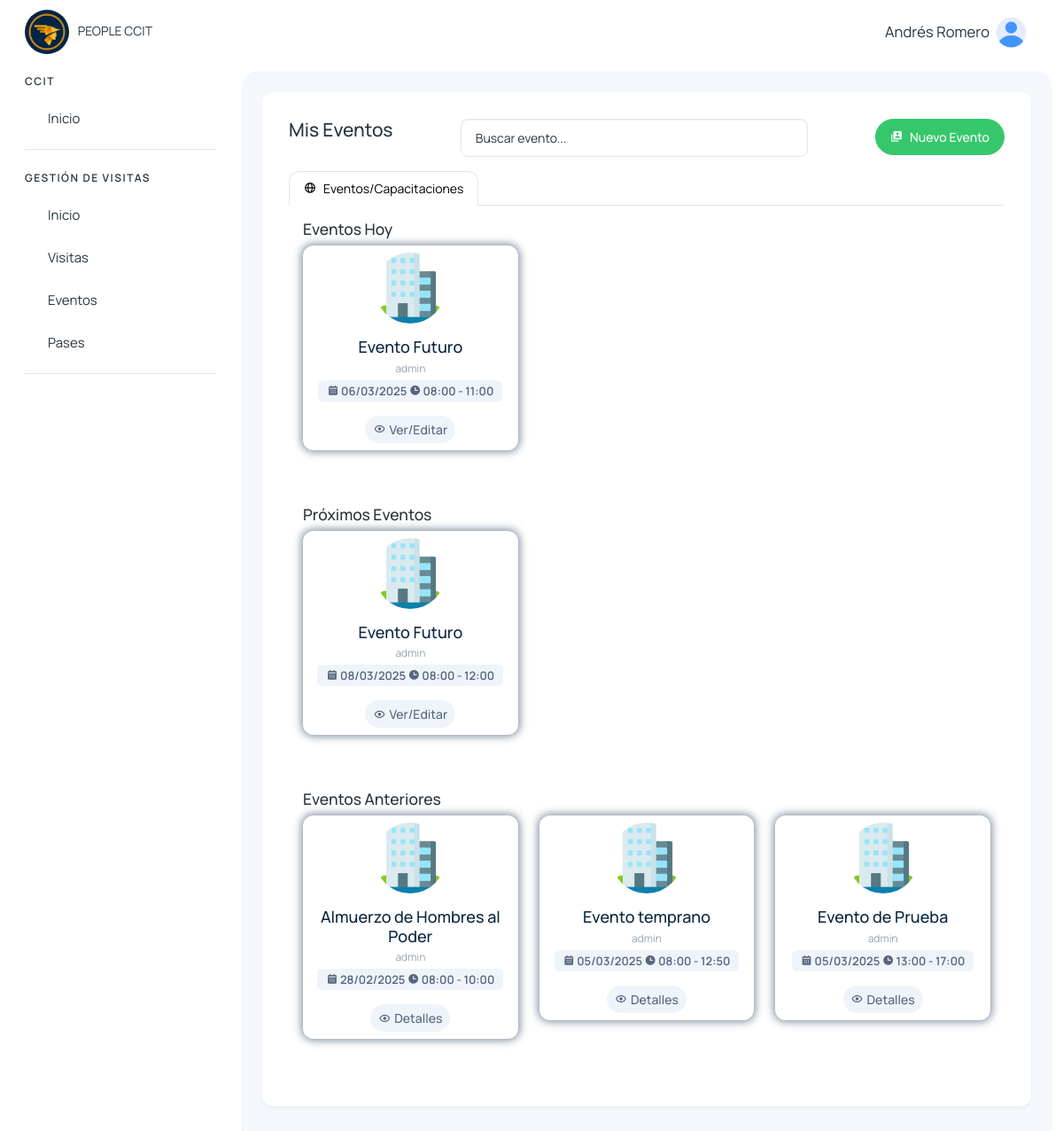
The app's page /colaborador/eventos_capacitaciones/ (signed in) with its own data.
### eventos/models.py (models this page shows, shortened)
class EventoCapacitacion(models.Model):
    nombre = models.CharField(max_length=255)
    organizador = models.CharField(max_length=255, null=True, blank=True)
    fecha = models.DateField()
    hora_inicio = models.TimeField()
    hora_fin = models.TimeField()
    cantidad_visitantes = models.IntegerField()
    created_at = models.DateTimeField(auto_now_add=True)
    updated_at = models.DateTimeField(auto_now=True)

### colaboradores/views.py (the view)
# urls.py: path('colaborador/eventos_capacitaciones/', views.eventos_capacitaciones_colaborador, name='eventos_capacitaciones_colaborador'),
@login_required
def eventos_capacitaciones_colaborador(request):
    today = timezone.localdate()
    eventos = EventoCapacitacion.objects.filter(organizador=request.user.username)
    eventos_hoy = EventoCapacitacion.objects.filter(organizador=request.user.username, fecha=today).order_by('fecha', 'hora_inicio')
    eventos_proximos = EventoCapacitacion.objects.filter(organizador=request.user.username, fecha__gt=today).order_by('fecha', 'hora_inicio')
    eventos_anteriores = EventoCapacitacion.objects.filter(organizador=request.user.username, fecha__lt=today).order_by('fecha', 'hora_inicio')
    return render(request, 'visitantes/colaborador/eventos_capacitaciones.html', {
        'eventos': eventos,
        'eventos_hoy': eventos_hoy,
        'eventos_proximos': eventos_proximos,
        'eventos_anteriores': eventos_anteriores,
    })

### visitantes/context_processors.py (called while the page is built)
def grupos_usuario(request):
    if request.user.is_authenticated:
        grupos = request.user.groups.all()
    else:
        grupos = []
    return {'user_grupos': grupos}

### templates/visitantes/colaborador/eventos_capacitaciones.html (shortened to what this page needs)
{% extends 'layout/layout.html' %}
{% block content %}
{% load static %}
<div>
    <div class="mb-3 row d-flex justify-content-between">
        <div class="col-auto">
            <h4>Mis Eventos</h4>
        </div>
        <div class="col-6">
            <input type="search" class="form-control" name="busqueda" id="search_visita" placeholder="Buscar evento...">
        </div>
        <div class="col-auto">
            <a class="btn btn-success d-flex col-auto" href="{% url 'nuevo_evento' %}">
                <span><i class='bx bxs-user-account'></i></span>
                <span class="d-none d-md-block ms-2">Nuevo Evento</span>
            </a>
        </div>
    </div>
    <ul class="nav nav-tabs" role="tablist">
        <li class="nav-item">
            <a class="nav-link d-flex active" data-bs-toggle="tab" href="#eventos_capacitaciones" role="tab">
                <span><i class='bx bx-globe'></i></i> </span>
                <span class="d-none d-md-block ms-2">Eventos/Capacitaciones</span>
            </a>
        </li>
    </ul>
    <div class="tab-pane" id="eventos_capacitaciones" role="tabpanel">
        <div class="row p-3">
            <h5>Eventos Hoy</h5>
            {% for evento in eventos_hoy %}
                <div class="col-12 col-sm-12 col-md-6 col-lg-4 col-xl-4">
                    <div class="card hover-img card-visita-dentro">
                        <div class="card-body p-2 text-center border-none">
                            <img src="{% static '/img/eventos.png' %}" alt="matdash-img" class="rounded-circle mb-3" width="80" height="80">
                            <h4 class="card-title mb-1">{{evento.nombre}}</h4>
                            <div class=" mb-1 row">
                                <span class="fs-2">{{evento.organizador}}</span>
                            </div>
                            <span class="badge text-bg-light text-secondary">
                                <i class='bx bxs-calendar'></i> {{evento.fecha | date:'d/m/Y' }}
                                <i class='bx bxs-time'></i> {{evento.hora_inicio}} - {{evento.hora_fin}}
                            </span>
                        </div>
                        <ul class="px-2 py-2 list-unstyled d-flex align-items-center justify-content-center mb-0">
                            <li class="position-relative">
                                <a class="btn btn-light btn-sm text-secondary d-flex align-items-center justify-content-center text-center fs-3" href="{% url 'editar_evento' evento.id %}">
                                    <i class='bx bx-show' style="margin-right: 4px;"></i> Ver/Editar
                                </a>
                            </li>
                        </ul>
                    </div>
                </div>
            {% empty %}
                <div class="col-12 text-center text-secondary">
                    No hay eventos para hoy
                </div>
            {% endfor %}
        </div>
        <div class="row p-3">
            <h5>Próximos Eventos</h5>
            {% for evento in eventos_proximos %}
                <div class="col-12 col-sm-12 col-md-6 col-lg-4 col-xl-4">
                    <div class="card hover-img card-visita-dentro">
                        <div class="card-body p-2 text-center border-none">
                            <img src="{% static '/img/eventos.png' %}" alt="matdash-img" class="rounded-circle mb-3" width="80" height="80">
                            <h4 class="card-title mb-1">{{evento.nombre}}</h4>
                            <div class=" mb-1 row">
                                <span class="fs-2">{{evento.organizador}}</span>
                            </div>
                            <span class="badge text-bg-light text-secondary">
                                <i class='bx bxs-calendar'></i> {{evento.fecha | date:'d/m/Y' }}
                                <i class='bx bxs-time'></i> {{evento.hora_inicio}} - {{evento.hora_fin}}
                            </span>
                        </div>
                        <ul class="px-2 py-2 list-unstyled d-flex align-items-center justify-content-center mb-0">
                            <li class="position-relative">
                                <a class="btn btn-light btn-sm text-secondary d-flex align-items-center justify-content-center text-center fs-3" href="{% url 'editar_evento' evento.id %}">
                                    <i class='bx bx-show' style="margin-right: 4px;"></i> Ver/Editar
                                </a>
                            </li>
                        </ul>
                    </div>
                </div>
            {% empty %}
                <div class="col-12 text-center text-secondary">
                    No hay eventos para los próximos días
                </div>
            {% endfor %}
        </div>
        <div class="row p-3">
            <h5>Eventos Anteriores</h5>
            {% for evento in eventos_anteriores %}
                <div class="col-12 col-sm-12 col-md-6 col-lg-4 col-xl-4">
                    <div class="card hover-img card-visita-dentro">
                        <div class="card-body p-2 text-center border-none">
                            <img src="{% static '/img/eventos.png' %}" alt="matdash-img" class="rounded-circle mb-3" width="80" height="80">
                            <h4 class="card-title mb-1">{{evento.nombre}}</h4>
                            <div class=" mb-1 row">
                                <span class="fs-2">{{evento.organizador}}</span>
                            </div>
                            <span class="badge text-bg-light text-secondary">
                                <i class='bx bxs-calendar'></i> {{evento.fecha | date:'d/m/Y' }}
                                <i class='bx bxs-time'></i> {{evento.hora_inicio}} - {{evento.hora_fin}}
                            </span>
                        </div>
                        <ul class="px-2 py-2 list-unstyled d-flex align-items-center justify-content-center mb-0">
                            <li class="position-relative">
                                <a class="btn btn-light btn-sm text-secondary d-flex align-items-center justify-content-center text-center fs-3" href="{% url 'detalles_evento_visitas' evento.id %}">
                                    <i class='bx bx-show' style="margin-right: 4px;"></i> Detalles
                                </a>
                            </li>
                        </ul>
                    </div>
                </div>
            {% empty %}
                <div class="col-12 text-center text-secondary">
                    No hay eventos anteriores
                </div>
            {% endfor %}
        </div>
    </div>
</div>
{% endblock %}

### templates/layout/layout.html (shortened to what this page needs)
{% load static %}
<!DOCTYPE html>
<html lang="en">
<head>
    <link href='https://unpkg.com/boxicons@2.1.4/css/boxicons.min.css' rel='stylesheet'>
    <link rel="stylesheet" href="https://cdn.jsdelivr.net/npm/sweetalert2@11.4.4/dist/sweetalert2.min.css">
    <link rel="stylesheet" href="{% static '/assets/css/styles.min.css' %}" />
</head>
<body>
  <div class="page-wrapper" id="main-wrapper" data-layout="vertical" data-navbarbg="skin6" data-sidebartype="full"
  data-sidebar-position="fixed" data-header-position="fixed">
    <aside class="left-sidebar">
        <div>
            <div class="brand-logo d-flex align-items-center justify-content-between">
                <a href="{% url 'inicio_recepcion' %}" class="text-nowrap logo-img">
                    <img class="rounded-circle" width="50" src="{% static '/img/logo.png' %}" alt="logo" style="margin-right: 7px" />
                    PEOPLE CCIT
                </a>
            </div>
            <nav class="sidebar-nav scroll-sidebar" data-simplebar="">
                <ul id="sidebarnav">
                    <li class="nav-small-cap">
                        <span class="hide-menu">CCIT</span>
                    </li>
                    <li class="sidebar-item">
                        <a class="sidebar-link" href="{% url 'home' %}" aria-expanded="false">
                            <span class="hide-menu">Inicio</span>
                        </a>
                    </li>
                    {% for grupo in user_grupos %}
                        {% if grupo.name == "visitas_recepcion_group" or grupo.name == "admin_group" or grupo.name == 'super_admin' %}
                            <li class="nav-small-cap">
                                <span class="hide-menu">GESTIÓN DE VISITAS</span>
                            </li>
                            <li class="sidebar-item">
                                <a class="sidebar-link" href="{% url 'inicio_recepcion' %}" aria-expanded="false">
                                    <span class="hide-menu">Inicio</span>
                                </a>
                            </li>
                            <li class="sidebar-item">
                                <a class="sidebar-link" href="{% url 'visitas_recepcion' %}" aria-expanded="false">
                                    <span class="hide-menu">Visitas</span>
                                </a>
                            </li>
                            <li class="sidebar-item">
                                <a class="sidebar-link" href="{% url 'eventos_capacitaciones' %}" aria-expanded="false">
                                    <span class="hide-menu">Eventos</span>
                                </a>
                            </li>
                            <li class="sidebar-item">
                                <a class="sidebar-link" href="{% url 'pases_recepcion' %}" aria-expanded="false">
                                    <span class="hide-menu">Pases</span>
                                </a>
                            </li>
                        {% endif %}
                    {% endfor %}
                </ul>
            </nav>
        </div>
    </aside>
  <div class="body-wrapper">
    <header class="app-header">
        <nav class="navbar navbar-expand-lg navbar-light">
            <div class="navbar-collapse justify-content-end px-0" id="navbarNav">
                <ul class="navbar-nav flex-row ms-auto align-items-center justify-content-end">
                    <li class="nav-item dropdown">
                        <a class="nav-link " href="javascript:void(0)" id="drop2" data-bs-toggle="dropdown"
                            aria-expanded="false">
                            <small style="font-size: smaller; margin-right: 7px;">
                                {{request.user.first_name}} {{request.user.last_name}}
                            </small>
                            <img src="{% static '/img/home/user.png' %}" alt="" width="35" height="35" class="rounded-circle">
                        </a>
                    </li>
                </ul>
            </div>
        </nav>
    </header>
            <div class="body-wrapper-inner">
                <div class="container-fluid">
                    <div class="card">
                        <div class="card-body">
                            {% block content %} {% endblock %}
                        </div>
                    </div>
                </div>
            </div>
        </div>
    </div>
</body>
</html>

### templates/layout/layout.html (style rules this page uses)
.btn { border-radius: 25px; }
.body-wrapper .container-fluid { max-width: 1500px; }

### templates/visitantes/colaborador/eventos_capacitaciones.html (style rules this page uses)
.card-visita-dentro { box-shadow: 0px 0px 10px 2px #18314f86; }

### records on screen
EventoCapacitacion: nombre "Evento Futuro", organizador "admin", fecha "06/03/2025", hora_inicio "08:00", hora_fin "11:00"
EventoCapacitacion: nombre "Evento Futuro", organizador "admin", fecha "08/03/2025", hora_inicio "08:00", hora_fin "12:00"
EventoCapacitacion: nombre "Almuerzo de Hombres al Poder", organizador "admin", fecha "28/02/2025", hora_inicio "08:00", hora_fin "10:00"
EventoCapacitacion: nombre "Evento temprano", organizador "admin", fecha "05/03/2025", hora_inicio "08:00", hora_fin "12:50"
EventoCapacitacion: nombre "Evento de Prueba", organizador "admin", fecha "05/03/2025", hora_inicio "13:00", hora_fin "17:00"

### other values on screen
{{ request.user.first_name }} "Andrés"
{{ request.user.last_name }} "Romero"
